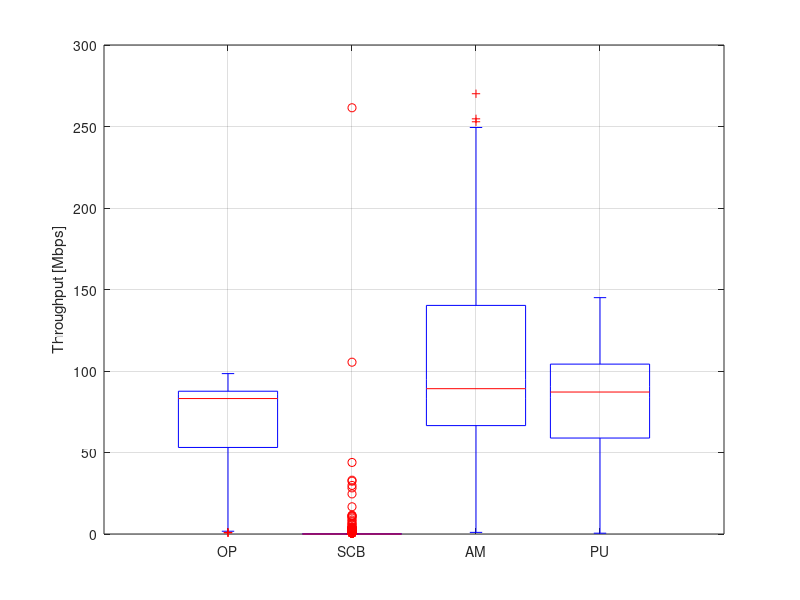

MATLAB code for this plot:
% Sergio on 09 Nov 2017
% This script is for paper #3 and plots the average throughput using
% boxplot for N = 2 to 50 WLANs in a grid 100x100 m.

clc
close all
clear

%% ONLY PRIMARY

s_op = [
    89
    88.3
    86.6
    52.2
    40.7
    33.1
    46.3
    81.2
    83.1
    85.4
    83.3
    82.1
    79.4
    6.9
    83.9
    1.7
    79.8
    83.6
    54.2
    86.8
    84.6
    86.3
    39.5
    84.5
    79.6
    86.9
    83.3
    89.9
    50.6
    80.3
    71.8
    92
    63.9
    90.5
    84.2
    76.6
    39.3
    89
    86
    91.1
    89.2
    86.2
    89.7
    1.7
    87.7
    48.2
    89.2
    36.7
    87.2
    86.2
    59
    78.1
    63.1
    59.6
    85
    93.7
    87.6
    86.2
    90.4
    83.6
    87.3
    84
    87.5
    87.6
    41.4
    93.4
    86.1
    37.6
    88.4
    0.9
    22.9
    92.2
    50.2
    85
    86.1
    85.8
    58.1
    74
    42.7
    71.5
    85.5
    27.6
    87.8
    47.8
    45.4
    55.3
    29
    92.9
    87.2
    87.8
    86.2
    14.4
    84.7
    17.6
    52.8
    56.3
    87.7
    83.3
    85.8
    87.4
    78.5
    44.7
    84.7
    84.4
    49.4
    32.5
    59.8
    44.1
    86.6
    91.7
    82.5
    88.2
    87
    60.4
    87.2
    90.2
    86.7
    84.6
    7.9
    84
    86.5
    94.2
    86.9
    44.5
    89.9
    85.4
    96.2
    41.5
    79.9
    86.2
    88.1
    86.1
    84.1
    83.9
    50.3
    13.7
    89.2
    51.5
    90.2
    85.3
    91.1
    75.4
    40.5
    1
    90.7
    63.3
    19.6
    91.4
    90.7
    80.4
    85.7
    80.2
    2.4
    42
    46.2
    91.1
    54.8
    80.6
    79.4
    86.9
    92.6
    85.4
    96
    87.7
    87.7
    72.2
    46.2
    90.4
    87.3
    46.8
    85.5
    86.2
    45.7
    49.5
    79.1
    79.8
    57.1
    77.9
    52.3
    47.3
    87.5
    92.4
    53.4
    78.1
    73.2
    88.3
    80.6
    85.4
    89.9
    9.3
    89.5
    85.9
    88.9
    70.5
    44
    88.1
    57
    83.8
    83.3
    80.3
    90.7
    85.2
    68.8
    42.9
    79.6
    80.4
    74.3
    83.3
    43.2
    87.7
    87.6
    64
    51.7
    85.7
    85.1
    55.9
    65.7
    87.7
    86
    85.1
    90.3
    42.9
    44.6
    88.2
    0.7
    87.9
    86.1
    23
    85.3
    89.3
    60.8
    87.9
    87.9
    8
    52.3
    91
    73.7
    89.4
    88.7
    96.9
    82.1
    88.8
    48.8
    71.5
    63
    85.4
    82.6
    49
    55.7
    53.2
    40.7
    85.9
    92.7
    51.4
    57.1
    27.4
    87.9
    88.9
    97.7
    88
    65.2
    83.7
    63.2
    85.6
    84.3
    89.1
    84.4
    42.6
    67.1
    47.2
    55.1
    29.2
    87.1
    56.2
    78.3
    90.3
    42.2
    90.1
    87.5
    61.7
    4
    88.2
    29.9
    88
    54.1
    87.7
    91.8
    68.8
    90.9
    85
    87.5
    87.1
    90.9
    72.6
    90.1
    90.2
    88.5
    43.3
    72.4
    84.9
    85.4
    91.2
    74.5
    43
    89.6
    81.8
    44.2
    50.3
    86.1
    20.4
    88.5
    89.5
    59.8
    87.6
    45.8
    38.7
    84.5
    50.1
    53.6
    87.1
    61.7
    85.5
    46.8
    54.8
    48.3
    67.9
    8.4
    61.7
    81.9
    91.5
    88.7
    34.7
    39.7
    42.7
    37.1
    72
    82.4
    83.1
    82.5
    85.1
    84.8
    65.9
    35.1
    70.3
    83.4
    35.8
    13.1
    98.4
    80.6
    34.1
    87.4
    47.9
    83.2
    63.6
    31.9
    96.6
    1.8
    51.5
    84.2
    40.6
    16.1
    69.3
    72.9
    73.3
    93
    61.5
    88.8
    6.3
    92.8
    87.9
    59.6
    87.7
    87.8
    82.5
    88.1
    2.3
    48.9
    45.9
    79
    88.2
    55.1
    66.8
    88.9
    84.5
    87.2
    63
    79.6
    91.4
    83.6
    91.9
    87.7
    88.2
    85.2
    83.8
    86.1
    88.9
    76.2
    46
    14.7
    82.1
    ];

s_op_mean = mean(s_op);

%% STATIC CHANNEL BONDING

s_scb = [
    0
    0
    0.2
    0.1
    0
    0
    0
    0.1
    33
    0.1
    0
    0
    0
    0
    0.4
    0
    0.2
    0
    0.1
    0
    0
    0
    0
    0
    1.5
    0
    2.4
    0.1
    0.1
    0
    0
    4.1
    0
    0
    2.3
    0
    0
    0
    0
    0.1
    3.3
    1.3
    16.7
    0
    0
    0
    0
    0
    0.8
    0.3
    0
    0
    0
    8.6
    24.6
    0
    0.5
    105.4
    3.2
    0
    0
    0
    261.5
    0.7
    0
    0
    0
    0
    0
    0.4
    0
    0
    0
    0
    0
    0
    0
    3
    0
    0
    0
    0
    0
    32.4
    0.3
    0
    0
    4.1
    0
    0
    0
    0
    0
    0
    0
    0
    9.8
    0
    0
    0
    0
    0
    0
    0
    0.2
    0
    0
    0
    0
    1.7
    0
    0
    0
    0
    0
    0
    0
    0
    0
    4.3
    0
    0.2
    0
    0
    6.6
    0
    0
    0
    29.8
    0
    0
    0.1
    0
    0.2
    0
    0.4
    0.2
    0
    0.9
    0
    2.2
    0
    0
    0
    0
    0
    0
    0
    0.4
    28.3
    0
    0
    0
    0
    0
    0
    0
    0
    0.2
    0
    0
    0.2
    4
    0
    0
    0
    0
    0
    0
    0
    0.7
    0
    0.3
    0
    0
    0.1
    0
    0
    0
    0
    0
    0
    0
    0.3
    0
    0
    0
    0
    0
    0
    0.5
    0
    0.6
    1.8
    0
    0
    0
    0
    0.1
    0.4
    0
    0
    0.6
    0
    0
    0
    0
    3.3
    0
    0
    0
    0
    0
    0
    1.4
    0.6
    0
    0.1
    3.1
    2
    5.5
    0.1
    4
    0.1
    0
    2.9
    0
    0
    0
    0.3
    0
    0
    0
    0
    0
    0
    0
    3.5
    0
    0
    2.3
    0
    0
    0
    0
    11.6
    0.1
    0
    0
    0
    0
    0
    0
    0
    0.2
    0
    0
    0.1
    0
    1.2
    0
    0
    0
    0
    0
    0
    0
    0
    0
    0
    0
    0
    0
    0
    0.3
    0
    0
    0
    0
    0
    0.4
    0.7
    0
    0
    0.1
    0.1
    0
    0
    0
    2.6
    0
    0.3
    0.1
    6.1
    1.4
    0.1
    11.2
    0
    2.8
    0
    0
    0
    0
    0
    0.2
    0
    0
    0.2
    0.4
    0
    0
    0
    0
    0.1
    0.2
    0.3
    0
    0
    0
    0
    0.1
    0
    0
    0
    0
    0
    0
    0.5
    0.2
    43.9
    0
    1.1
    0
    0
    0
    0
    1.3
    0
    0
    0
    11
    0
    0
    0
    0.2
    0
    0
    0
    7.8
    10.5
    0
    0
    0
    0.4
    0
    0
    0
    0
    0.1
    0
    0
    0
    0
    0
    0
    0
    0
    0.2
    0.4
    0.6
    0
    0
    0
    0
    0
    0.1
    0
    0
    1.5
    0
    0
    0.5
    0
    0
    0
    0
    0
    0.2
    0
    0
    0
    0.1
    0
    0.7
    0
    0
    0
    0
    0
    1.4
    ];

s_scb_mean = mean(s_scb);

%% ALWAYS NAX
s_am = [
    157.9
    90.2
    88.2
    53.4
    48
    37.3
    46.2
    131.6
    88
    85.6
    137.7
    81.8
    79.8
    5.3
    85.1
    2.2
    141.1
    140.2
    53.7
    88.5
    87.2
    87.7
    40.3
    121.7
    80
    87.7
    141.4
    92.5
    49.3
    138.9
    104.8
    154.8
    86.7
    157.6
    137.9
    121.6
    41.6
    154.2
    107.2
    155.4
    219.1
    148.2
    242.5
    2.3
    88.7
    49.3
    150.6
    46.9
    152.6
    151.3
    59.9
    78.5
    69.3
    85.3
    135.9
    164.6
    121.3
    225.4
    99.6
    83.3
    92.4
    84.3
    270.1
    188.4
    43.2
    103.3
    85.2
    42.1
    89.3
    1.1
    28.1
    93.8
    64.5
    147.8
    87.4
    127.8
    59.4
    121.5
    55.5
    98.4
    109.5
    28.2
    88.2
    80.9
    56.1
    57.1
    28.4
    92.5
    87.9
    146.2
    144.9
    15.9
    85.6
    18
    81.4
    77.6
    217.3
    111.1
    146.1
    88.8
    109.3
    59.9
    85.8
    86.5
    74.5
    37.7
    72.8
    69.1
    219.1
    92.4
    209.8
    148.3
    141.4
    82.5
    122.4
    110.1
    87.9
    147.7
    9.1
    224.9
    86.7
    249.4
    86.7
    46.8
    215.2
    185.1
    97
    39.2
    179.1
    90.9
    200.4
    87.6
    129.8
    133.1
    51.5
    17.3
    91
    52
    154.1
    85.8
    159.6
    126.3
    41.1
    1.7
    90.4
    123.3
    19.2
    152.8
    213.2
    124.4
    102.9
    80.9
    2.8
    41.9
    61
    133.7
    62.3
    83.4
    93.2
    190.2
    152.4
    104.4
    201.3
    153.3
    87.9
    92.9
    59.7
    89
    88.3
    54.7
    89.9
    87.5
    76.4
    69.7
    81
    81.4
    79.6
    153.2
    77.3
    45.4
    153.6
    159.9
    52.5
    179.1
    117.7
    150.9
    80.6
    87
    148
    9
    92.9
    192.5
    210.1
    135.6
    43.9
    118.9
    101.7
    93.5
    87.9
    136.9
    145.7
    150.3
    73.2
    54.4
    78.3
    127.8
    137.1
    87.2
    42.5
    87.8
    133.7
    65.5
    72
    85.5
    138.5
    71.2
    91.4
    180.9
    134.9
    144
    108.7
    55.9
    57.3
    146.1
    1
    88.3
    88.9
    27.1
    121.5
    77.4
    58.3
    87.8
    87.6
    9
    66.5
    155.8
    74.8
    254.7
    144.7
    180.9
    205.4
    91.1
    67.4
    75.6
    68.1
    111.2
    83.7
    69.7
    54.3
    71.6
    39.5
    190
    93.7
    66.9
    105.7
    33.9
    89.9
    89.2
    224.3
    234.6
    96
    119.2
    94.1
    88.8
    84.6
    119.3
    143.3
    43.6
    99.1
    61.4
    79.9
    38.6
    147.6
    80.9
    146.2
    91.1
    41.7
    91.1
    86.6
    85.4
    4.5
    152.5
    34.3
    87.8
    66.4
    154.1
    155.3
    91
    93.8
    185.1
    150.4
    118.8
    95.4
    144.3
    252.9
    155.7
    88
    52.5
    73.3
    142.4
    142.7
    173.9
    118
    49.7
    149.6
    68.3
    45.1
    66.7
    222.2
    18.9
    96.8
    90.8
    59
    234.5
    58.2
    51.3
    84.4
    64.5
    52.9
    154
    88.2
    128.9
    66.5
    89.5
    69.7
    102.7
    7.7
    62.3
    177.1
    223.8
    141.1
    50.6
    46.8
    50.6
    45.8
    124.9
    128.8
    68.9
    133
    142.7
    107.6
    113.4
    37.2
    97.2
    186.3
    40.4
    13.6
    186.3
    112.6
    48.5
    89.5
    49
    88
    81.4
    41
    149.4
    1.8
    71.3
    138.7
    51
    15.4
    100.9
    105.5
    76.2
    87.1
    83.4
    89.4
    4.5
    151
    231.6
    59.4
    88
    149.6
    144.2
    89.1
    3.8
    51.7
    46.6
    124.8
    146.3
    54.8
    130.1
    87.9
    147
    90.2
    87.4
    117.6
    246.4
    140.4
    114.4
    87.3
    241.6
    98.2
    218.1
    141.6
    155.3
    115
    58.2
    13.4
    192.6
    ];

s_am_mean = mean(s_am);


%% PROB. UNIFORM

s_pu = [
    112.4
    88.9
    87.2
    51.4
    43
    29.8
    43.8
    99.8
    85.4
    85
    103.6
    82.3
    79.8
    7.1
    84.7
    1.6
    102.7
    106.7
    54.7
    87.8
    85
    87.1
    38.3
    87
    80.4
    87.9
    104.3
    90.7
    49.2
    101.9
    86
    117
    74.3
    114.2
    102.4
    90.5
    38
    114.3
    89.9
    116
    124
    109.8
    136.2
    1.8
    87.9
    50.9
    113.5
    42.1
    111.3
    111.4
    58.3
    79
    66.5
    68.4
    103.3
    119.8
    102.2
    119.7
    94.5
    82.9
    88.4
    84.6
    145
    113.4
    44.7
    97.4
    85.2
    40.1
    88.2
    0.5
    27.5
    91.7
    57.7
    108.6
    86.1
    103.2
    57.9
    92.6
    48.5
    80.1
    95.2
    27.6
    88.4
    61
    49.8
    55.4
    28.8
    92.6
    88.2
    110.8
    105.6
    15.2
    86.3
    17.2
    64.6
    66.9
    122.5
    85.6
    108.1
    87.3
    80.4
    50.4
    83.8
    85.1
    60.2
    35.3
    66
    58.8
    118
    91.2
    122.6
    110.5
    107.8
    68.5
    100.5
    98.1
    87.2
    105.8
    8.8
    120.2
    86.3
    142
    86.1
    46.3
    130
    114.5
    95.8
    38
    113.4
    85.9
    110.2
    86.4
    96.2
    104.2
    49
    16.4
    88.9
    51.3
    114.7
    87.1
    116.3
    94
    42.9
    1.7
    90.3
    86.1
    18.6
    114.4
    123
    99
    92.5
    80.7
    3.3
    44.2
    53.7
    107
    61.6
    79
    83.4
    114.9
    114.2
    92.7
    117.7
    111.1
    87.6
    79.6
    49.5
    89.7
    87.7
    51.8
    84.8
    85.6
    60.6
    59.4
    79.6
    80.2
    65.9
    102.5
    67.8
    45.1
    113.1
    117.2
    53.4
    112.8
    91.4
    109.7
    81.1
    86.9
    110
    8.7
    89.8
    112.4
    120.6
    87.2
    43.9
    95.2
    78.1
    88.9
    85.9
    101.4
    114.3
    109.2
    71.2
    48.3
    79
    98
    102.6
    84.5
    42.9
    85.9
    103.6
    64.6
    61.6
    84.9
    107.5
    62.7
    69.8
    97.8
    104.8
    106.8
    98.2
    49.8
    47.6
    110.4
    0.7
    88.3
    87.7
    29.8
    97.8
    113.9
    60
    88.1
    88.5
    8.3
    59.2
    115.7
    74.5
    141.1
    107.9
    128.4
    113.9
    85.3
    58.2
    75
    64.9
    90.9
    83.8
    57.4
    53.7
    60.2
    38.9
    119.5
    93.2
    58.5
    74.3
    29.3
    88.5
    88.7
    121.4
    133.3
    76.9
    87.6
    75.3
    88
    85.4
    101
    105
    45.3
    79.7
    52.5
    63.9
    33
    108.7
    65.7
    91.7
    90.4
    41
    90
    87.1
    70.7
    1.7
    112.1
    32.6
    87.6
    57.1
    113.1
    115.2
    82.6
    92.1
    111.7
    111.2
    100.6
    92.9
    98.5
    138.7
    113.9
    89
    47.3
    72.7
    106.5
    105.6
    97.4
    90.3
    45
    113.5
    79.3
    42.7
    53.9
    129.1
    19.5
    111
    89.5
    59.1
    134.9
    53.6
    45.6
    83.5
    55.8
    54.1
    113.8
    70.2
    100.9
    55.2
    69.5
    56.6
    81.4
    7.4
    62.2
    117.7
    135.7
    101.1
    42.8
    43.2
    46.8
    41.2
    93.8
    101.9
    109.1
    101.4
    106.4
    93.7
    84.1
    34.7
    80.4
    112.1
    40.1
    15.2
    127.2
    96.1
    41
    86.8
    46.2
    85.7
    69.5
    35.9
    118.7
    1.4
    59.1
    106.1
    47.1
    17.7
    82.2
    88.8
    73.3
    91.7
    71
    87.9
    5.1
    115
    128.3
    58.9
    87.4
    110.2
    95.8
    88.1
    2.9
    53.6
    45.2
    86.3
    112.4
    54.9
    92.1
    88.4
    105.5
    89
    72.7
    80.4
    140.7
    106
    99.6
    87.7
    122.7
    90
    127.2
    106.1
    113.1
    91.9
    51.7
    10.3
    108.8
    ];

s_pu_mean = mean(s_pu);


%% BOXPLOT
x = [1 2 3 4];

figure
% OP
boxplot([s_op,s_scb, s_am, s_pu],'positions',x,...
    'Labels',{'OP','SCB','AM','PU'})
ylabel('Throughput [Mbps]')
grid on
